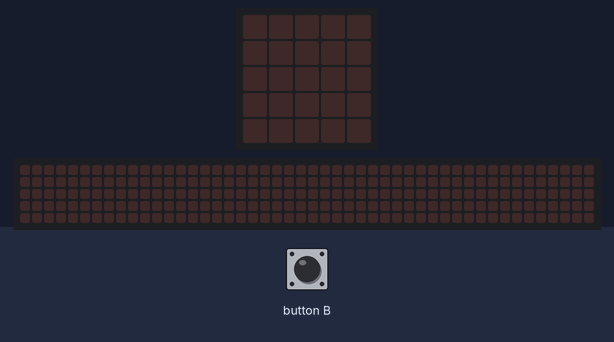
Bench run of a program on a simulated BBC micro:bit (MakeCode). Parts: the board's 5×5 LED display, a strip that is not on the board, showing the scrolling text unrolled. The test bench sets the inputs (shaded band). Random numbers come from a fixed seed; the 48×5 strip is a reading aid, not a part: it shows the text the display is scrolling, unrolled, one strip-width of it at a time.

Above: at 1.2 s.
1.3 s: button B pressed for 0.15 s
At 4.1 s:
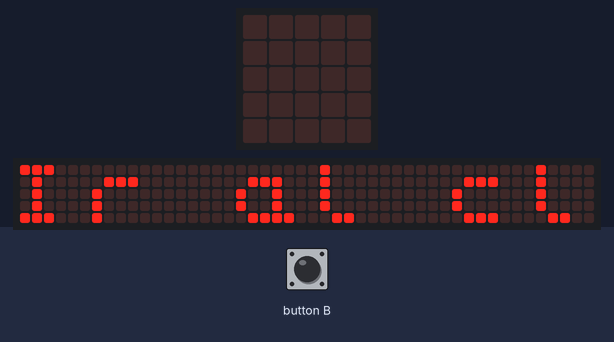
At 11.3 s:
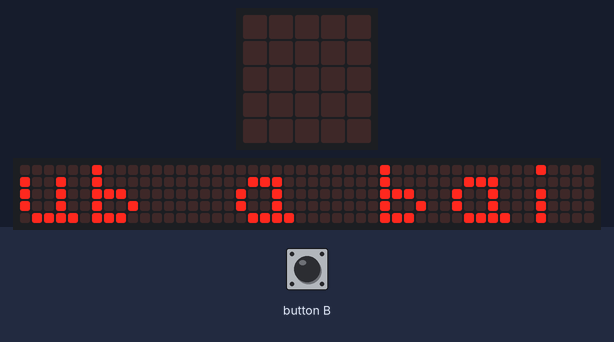

Measured:
- after the input at 1.3 s, the display: changes after 0.15 s (image 1)
- what the display in image 1 shows lasts 0.6 s, from 3.7 s to 4.3 s

The program:

main.ts
```typescript
input.onButtonPressed(Button.B, function () {
    Elección = randint(0, Opciones.length - 1)
    basic.showString("" + (Opciones[Elección]))
})
let Elección = 0
let Opciones: string[] = []
Opciones = [
"Ir al cine",
"Ir al club a bailar",
"Ir a un restaurante",
"Ir al Pub",
"Quedarse en casa y hacer previa"
]
```

test.ts
```typescript
// aquí va el archivo "tests"; esto no se compilará cuando este paquete se utilice como una extensión.
```
